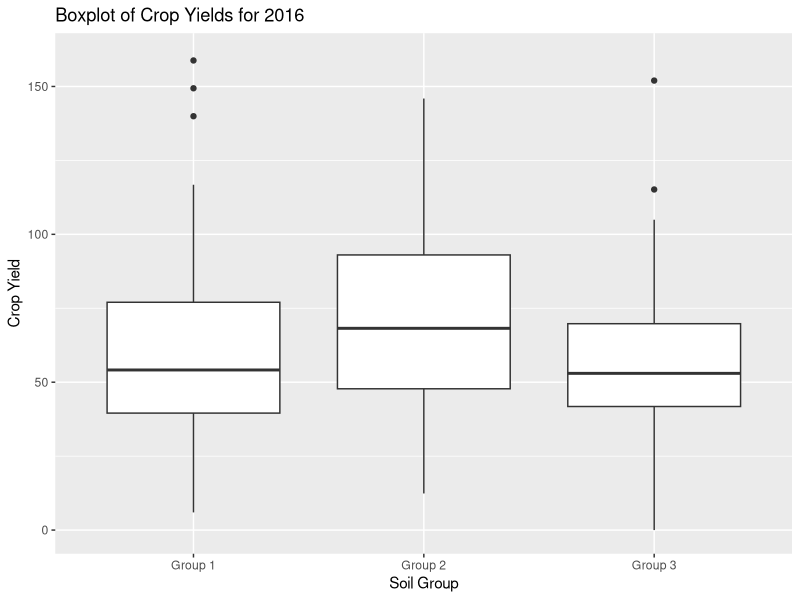
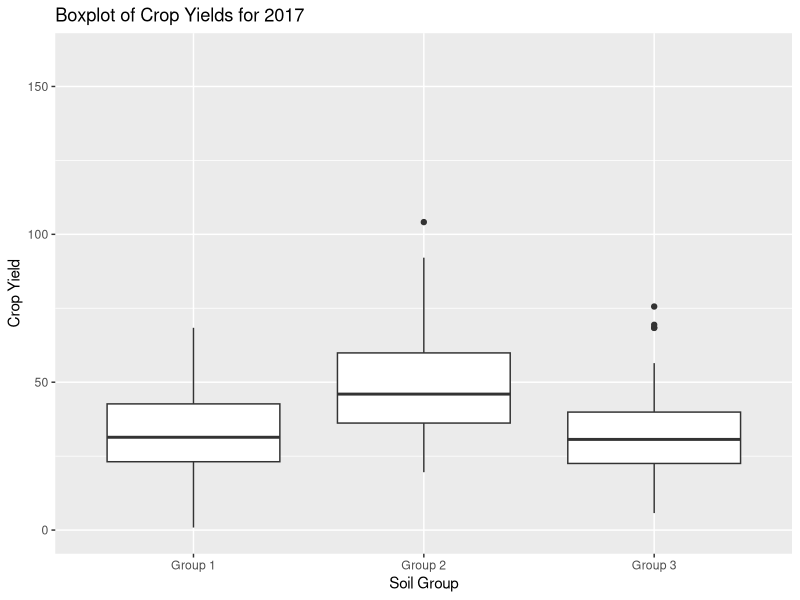
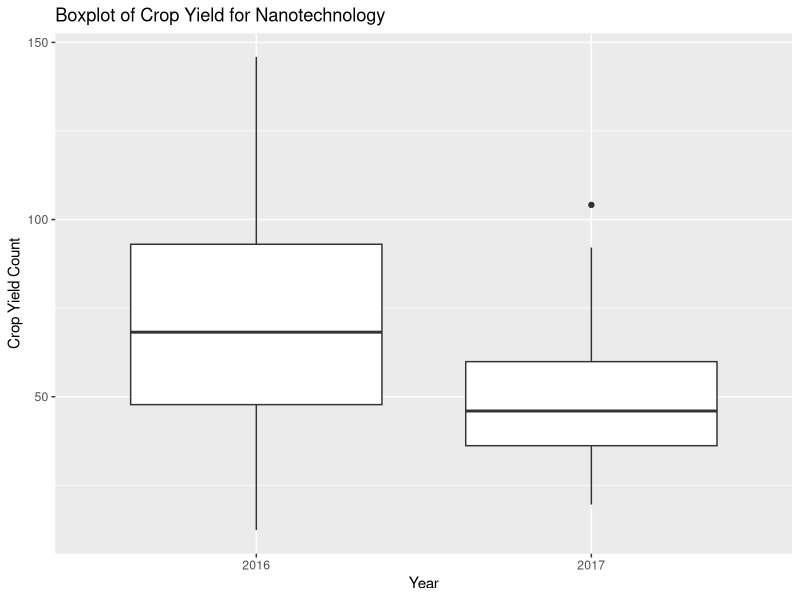

The R source for these figures, in order:
## ---- chunk 1
#### HEADER ####
## Who: Maria Wilson
## What: R Mini Project
## When: 2024-10-11


## CONTENTS ####
## 00 Setup
## 1.0 Exploratory Data Analysis
## 2.0 Hypothesis A
## 3.0 Hypothesis B
## 4.0 Graphs



## 00 Setup ####

# Set working directory
setwd("~/GitHub/C7091-Assessment-2")


# Load libraries
library(tidyverse)
library(dplyr)
library(emmeans)

# Load data
raw_data <- read.csv('data.csv')


## 1.0 Exploratory Data Analysis ####


## 1.1 Mean yield for each soil
# Separate each soil variable.
nanotechnology <- raw_data %>%                   # select data object: project_data
  filter(soil == 'nanotechnology')               # filter for nanotechnology

bnf <- raw_data %>%                          # select data object: project_data
  filter(soil == 'bacterial_inoculant')          # filter for bacterial inoculant
  
control <- raw_data %>%                      # select data object: project_data
  filter(soil == 'control')                      # filter for control

# Calculate the mean Yield for each soil group over the full 2 years.

mean(control$Yield)               # Mean yield of control group
# 45.56
mean(nanotechnology$Yield)        # Mean yield of nanotechnology group
# 59.24
mean(bnf$Yield)                   # Mean yield of bnf group
# NA
summary(bnf) # There is one NA value in the data for bnf yield
mean(na.omit(bnf$Yield))          # Mean yield of bnf group, omitting the NA value.
# 44.46

# The mean yield for nanotechnology is higher than the other groups. However, this is very vague. Next step is to calculate the mean for each group, for each year.




## 1.2 Mean yield for each soil group for per year
nano_2016 <- nanotechnology %>%         # Select data object: nanotechnology
  filter(yr == 2016)                    # Filter by year 2016
nano_2017 <- nanotechnology %>%         # Select data object: nanotechnology
  filter(yr == 2017)                    # Filter by year 2017

bnf_2016 <- bnf %>%                     # Select data object: bnf
  filter(yr == 2016)                    # Filter by year 2016
bnf_2017 <- bnf %>%                     # Select data object: bnf
  filter(yr == 2017)                    # Filter by year 2017

control_2016 <- control %>%             # Select data object: control
  filter(yr == 2016)                    # Filter by year 2016
control_2017 <- control %>%             # Select data object: control
  filter(yr == 2017)                    # Filter by year 2017


# Caluclate 2016 yield means
mean(control_2016$Yield)       # Mean yield for control group in 2016
# 59. 55
mean(nano_2016$Yield)          # Mean yield for nanotechnology in 2016
# 70. 29
mean(bnf_2016$Yield)           # Mean yield for bnf in 2016
# NA
mean(na.omit(bnf_2016$Yield))  # Mean yield for bnf in 2016, omitting the NA value
# 56.07

# Calculate 2017 yield means
mean(control_2017$Yield)       # Mean yield for control group in 2017
# 31.57
mean(nano_2017$Yield)          # Mean yield for nanotechnology group in 2017
# 48.19
mean(bnf_2017$Yield)           # Mean yield for bnf in 2017
# 32.97


# The mean yield for the nanotechnology was higher than the other two groups, in both 2016 and 2017.
# In 2016 it was 70.29, compared to 59.55 for the control group, and 56.07 for the bnf inoculant.
# It was surprising that the bnf inoculant produced a lower mean yield than the untreated group.
# In 2017, the nanotechnology mean yield was 48.19.
# This was higher than 31.57 for the control group, and 32.97 for the bnf group.
# This time, the bnf inoculand produced a slightly higher yield than the control group.

## ---- chunk 2
## 2.0 Hypothesis A ####

# 2.1 ANOVA 
# To determine whether the differences in mean outlined above were statistically significant, an ANOVA was performed.


data_2016 <- raw_data %>%             # Create new object and select original dataframe
  filter(yr == 2016)                  # Filter by year 2016

anova_16 <- aov(Yield ~ soil, data = data_2016)     # Run anova on data in 2016


data_2017 <- raw_data %>%         # Create object and select original data
  filter(yr == 2017)                  # Filter by year 2017


anova_17 <- aov(Yield ~ soil, data = data_2017)    # Run anova n data in 2017

summary(anova_16)    # Summary of anova results.
# F value is 6.65
# P value is 0.0015

# P value < 0.05. Can reject null hypothesis

summary(anova_17)        # Summary of anova results
# F value is 33.73
# P value is 6.3e-14

# P value <  0.05. Reject null hypothesis, accept alternative hypothesis


## 2.2 Post-hoc
posthoc_16 <- emmeans(anova_16, pairwise ~ soil)
summary(posthoc_16)

#  contrast                             estimate   SE  df t.ratio p.value
#  bacterial_inoculant - control           -3.47 4.07 296  -0.854  0.6699
#  bacterial_inoculant - nanotechnology   -14.22 4.07 296  -3.494  0.0016
#  control - nanotechnology               -10.75 4.06 296  -2.647  0.0232

posthoc_17 <- emmeans(anova_17, pairwise ~ soil)
summary(posthoc_17)

#  contrast                             estimate   SE  df t.ratio p.value
# bacterial_inoculant - control             1.4 2.25 297   0.624  0.8071
# bacterial_inoculant - nanotechnology    -15.2 2.25 297  -6.781  <.0001
# control - nanotechnology                -16.6 2.25 297  -7.404  <.0001

## ---- chunk 3
## 3.0 HYPOTHESIS B ####

years_data <- data.frame(data_2016, data_2017)   # combine data for each year

years_data <- years_data %>% 
  rename(Yield_2016 = Yield,           # Rename Yield to Yield 2016
         Yield_2017 = Yield.1)         # Rename Yield.1 to Yield 2017


yield_increase <- years_data %>% 
  mutate(yield_increase = Yield_2017 - Yield_2016)           # create new column with increase in yield

yield_increase <- yield_increase %>% 
  select(soil, yield_increase)                               # select the columns needed



nano_inc <- yield_increase %>%                              
  select(soil, yield_increase) %>% 
  filter(soil == 'nanotechnology')

control_inc <- yield_increase %>% 
  select(soil, yield_increase) %>% 
  filter(soil == 'control')

bnf_inc <- yield_increase %>% 
  select(soil, yield_increase) %>% 
  filter(soil == 'bacterial_inoculant')

summary(nano_inc)    # Show summary statistics

# The summary shows that the mean increase in yield from 2016 to 2017, for the nanotechnology is a negative number.
# This means that the mean yield actually decreased.

yield_increase_all <- data.frame(control_inc$yield_increase, nano_inc$yield_increase, bnf_inc$yield_increase)

# Run anova on yield increase
inc_anova <- aov(yield_increase ~ soil, data = yield_increase)
summary(inc_anova)

# F value = 0.879
# P value = 0.416
# P value > 0.05, accept null hypothesis.


## 3.2 Post-hoc

posthoc_b <- emmeans(inc_anova, pairwise ~ soil)
summary(posthoc_b)
## ---- chunk 4
library(ggplot2)

data_2016$soil <- as.factor(data_2016$soil)                      # Convert soil to factor

levels(data_2016$soil) <- c('Group 3', 'Group 1', 'Group 2')     # Rename thelevels for soil groups

data_2016$soil <- factor(data_2016$soil, levels = c('Group 1','Group 2', 'Group 3'), ordered = TRUE)   # Order the soil groups to correspond with report



plot_16 <- ggplot(data = data_2016, aes(x = soil, y = Yield)) +          # Create ggplot and select 2016 data
  geom_boxplot() +                                                       # Add boxplot layer
  labs(title = 'Boxplot of Crop Yields for 2016', x = 'Soil Group') +    # Add title and x-axis label
  scale_y_continuous(name = 'Crop Yield', limits = c(0, 160))            # Set y axis-label and appropriate scale.
print(plot_16)

# 2017:

data_2017$soil <- as.factor(data_2017$soil)                         # Convert soil to factor

levels(data_2017$soil) <- c('Group 3', 'Group 1', 'Group 2')        # Rename levels for soil groups

data_2017$soil <- factor(data_2017$soil, levels = c('Group 1', 'Group 2', 'Group 3'), ordered = TRUE)        # Order the soil groups to correspond with report

plot_17 <- ggplot(data = data_2017, aes(x = soil, y = Yield)) +         # Create ggplot and select 2017 data
  geom_boxplot() +                                                      # Add boxplot layer
  labs(title = 'Boxplot of Crop Yields for 2017', x = 'Soil Group') +   # Add title and x-axis label
  scale_y_continuous(name = 'Crop Yield', limits = c(0, 160))           # Set y-axis label and scale (same scale as 2016, for easy comparison when looking at the graphs)
print(plot_17)

nanotechnology$yr <- as.factor(nanotechnology$yr)                # Convert year to factor

class(nanotechnology$yr)                                        
ggplot(data = nanotechnology, aes(x = yr, y = Yield)) +          # Create ggplot and select nanotechnology data
  geom_boxplot() +                                               # Add boxplot layer
  labs(title = 'Boxplot of Crop Yield for Nanotechnology',       # Add titles and axis lables
       x = 'Year',
       y = 'Crop Yield Count')
